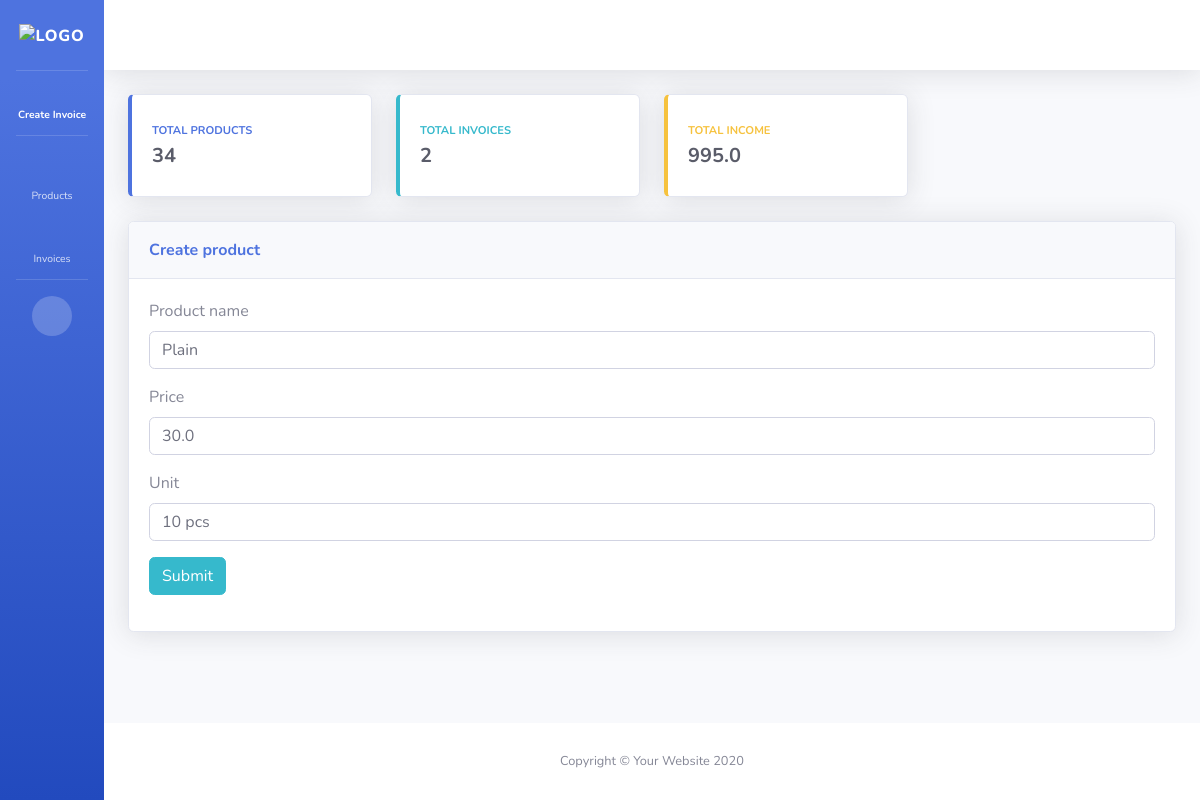
The page /edit_product/96 on the database its author committed.
### invoice/models.py (models this page shows, shortened)
class Product(models.Model):
    product_name = models.CharField(max_length=255)
    product_price = models.FloatField(default=0)
    product_unit = models.CharField(max_length=255)
    product_is_delete = models.BooleanField(default=False)

### invoice/views.py (the view)
# urls.py: path('edit_product/<int:pk>', views.edit_product, name='edit_product'),
def edit_product(request, pk):
    total_product = Product.objects.count()
    total_invoice = Invoice.objects.count()
    total_income = getTotalIncome()
    product = Product.objects.get(id=pk)
    form = ProductForm(instance=product)
    if request.method == "POST":
        product.save()
        return redirect("view_product")
    context = {
        "total_product": total_product,
        "total_invoice": total_invoice,
        "total_income": total_income,
        "product": form,
    }
    return render(request, "invoice/create_product.html", context)

### invoice/forms.py
class ProductForm(forms.ModelForm):
    class Meta:
        model = Product
        fields = [
            'product_name',
            'product_price',
            'product_unit',
        ]
        widgets = {
            'product_name': forms.TextInput(attrs={
                'class': 'form-control',
                'id': 'product_name',
                'placeholder': 'Enter name of the product',
            }),
            'product_price': forms.NumberInput(attrs={
                'class': 'form-control',
                'id': 'product_price',
                'placeholder': 'Enter price of the product',
                'type': 'number',
            }),
            'product_unit': forms.TextInput(attrs={
                'class': 'form-control',
                'id': 'product_unit',
                'placeholder': 'Enter unit of the product',
            }),
        }

### invoice/views.py (called while the page is built)
def getTotalIncome():
    allInvoice = Invoice.objects.all()
    totalIncome = 0
    for curr in allInvoice:
        totalIncome += curr.total
    return totalIncome

### invoice/templates/invoice/create_product.html (shortened to what this page needs)
{% extends "invoice/base/base.html" %}
{% block content %}
<div class="row">
    <div class="col-xl-12 col-lg-7">
        <div class="card shadow mb-4">
            <div class="card-header py-3 d-flex flex-row align-items-center justify-content-between">
                <label class="m-0 font-weight-bold text-primary">Create product</label>
            </div>
            <div class="card-body">
                <form method="post" action="">
                    <div class="mb-3">
                        <label class="form-label" for="customer_name">Product name</label>
                        {{product.product_name}}
                    </div>
                    <div class="mb-3">
                        <label class="form-label" for="customer_gender">Price</label>
                        {{product.product_price}}
                    </div>
                    <div class="mb-3">
                        <label class="form-label" for="customer_dob">Unit</label>
                        {{product.product_unit}}
                    </div>
                    <div class="mb-3">
                        <input class="btn btn-info" type="submit" name="Create customer">
                    </div>
                </form>
            </div>
        </div>
    </div>
</div>
{% endblock %}

### rows shown on the page
Product: product_name "Plain", product_price "30.0", product_unit "10 pcs"

### other values the page prints
{{ total_product }} "34"
{{ total_invoice }} "2"
{{ total_income }} "995.0"
